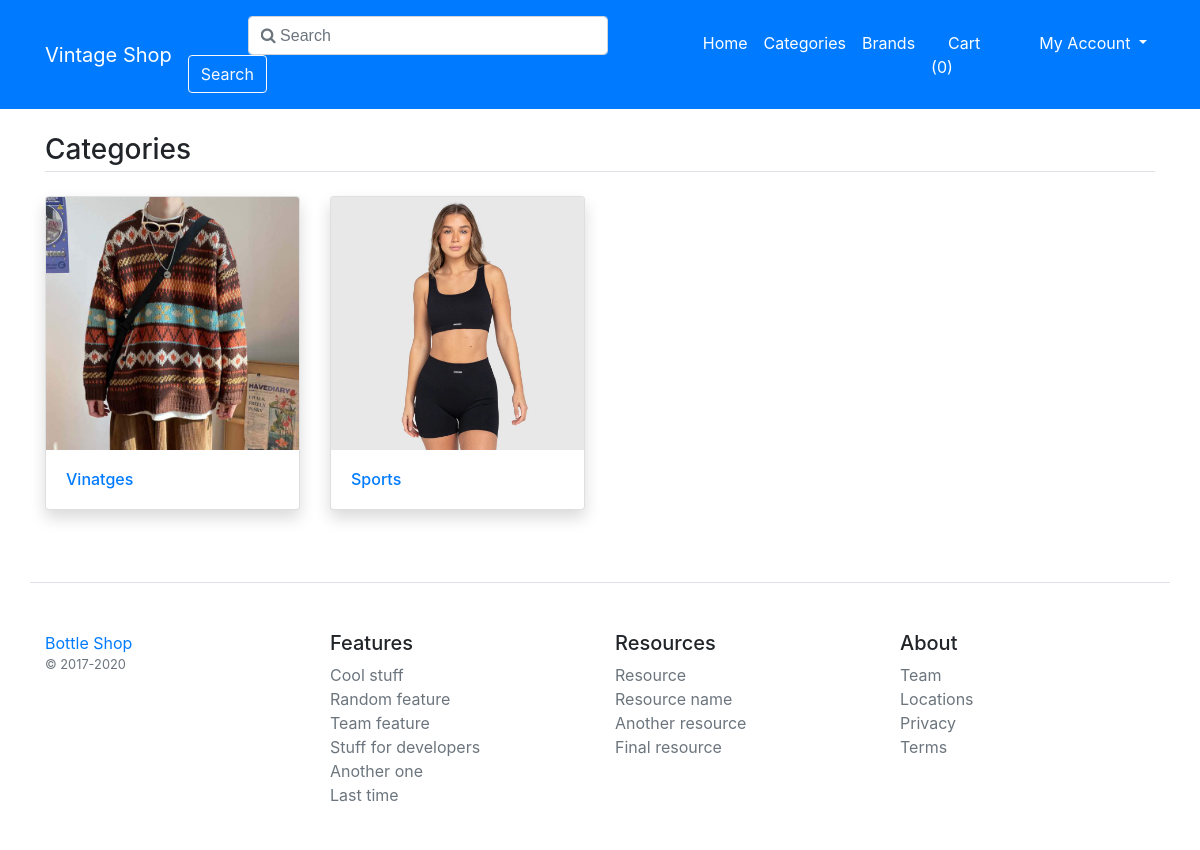
Screenshot of /category-list with the database file from the repository.
### main/models.py (models this page shows, shortened)
class Category(models.Model):
    title = models.CharField(max_length=250)
    image = models.ImageField(upload_to="cat_imgs/")
    class Meta:
        verbose_name_plural= '02. Categories'

### main/views.py (the view)
# urls.py: path('category-list', views.category_list, name='category-list'),
def category_list(request):
    data = Category.objects.all().order_by('-id')
    return render(request, 'category_list.html', {'data':data})

### main/template_context.py (called while the page is built)
def get_filters(request):
    cats    = Product.objects.distinct().values('category__title', 'category__id')
    brands  = Product.objects.distinct().values('brand__title', 'brand__id')
    colors  = ProductAttribute.objects.distinct().values('color__title', 'color__id', 'color__color_code')
    sizes   = ProductAttribute.objects.distinct().values('size__title', 'size__id')
    minMaxPrice = ProductAttribute.objects.aggregate(Min('price'), Max('price'))
    data    =   {
                    'cats':cats,
                    'brands':brands,
                    'colors':colors,
                    'sizes':sizes,
                    'minMaxPrice': minMaxPrice,
                }
    return data

### main/templates/category_list.html
{% extends "base.html" %}
{% load static %}
{% block content %}
<main class="container my-4">
	<h3 class="my-4 border-bottom pb-1">Categories</h3>
	<div class="row">
		{% if data %}
			{% for cat in data %}
				<div class="col-md-3 mb-4">
					<div class="card shadow">
						<a href="/category-product-list/{{cat.id}}"><img src="{{ cat.image.url }}" class="card-img-top" alt="..."></a>
						<div class="card-body">
							<h6 class="card-text"><a href="/category-product-list/{{cat.id}}">{{ cat.title }}</a></h6>
						</div>
					</div>
				</div>
			{% endfor %}
		{% endif %}
	</div>
</main>
{% endblock content %}

### main/templates/base.html (shortened to what this page needs)
{% load static %}
<!DOCTYPE html>
<html>
<head>
  <link href="https://cdnjs.cloudflare.com/ajax/libs/font-awesome/4.7.0/css/font-awesome.min.css" rel="stylesheet"/>
	<link rel="stylesheet" type="text/css" href="{% static 'fontawesome-free/css/all.min.css' %}" />
	<link rel="stylesheet" type="text/css" href="{% static 'bs4/bootstrap.min.css' %}" />
	<link rel="stylesheet" type="text/css" href="{% static 'custom.css' %}" />
</head>
<body>
	<nav class="navbar navbar-expand-lg navbar-dark py-3 bg-primary">
		<div class="container">
		  <a class="navbar-brand" href="/">Vintage Shop</a>
		  <div class="collapse navbar-collapse" id="navbarNav">
        <form class="form-inline my-2 my-lg-0" action="/search">
          <input name="q" class="form-control mr-sm-2" style="width: 360px; margin-left: 60px; height: 39px; font-family: 'Arial', 'FontAwesome';" type="text" placeholder="&#xf002; Search" aria-label="Search">
          <button class="btn btn-outline-light my-2 my-sm-0 sss" type="submit">Search</button>
        </form>
		    <ul class="navbar-nav ml-auto">
		      <li class="nav-item">
		        <a class="nav-link text-white" href="/">Home</a>
		      </li>
		      <li class="nav-item">
		        <a class="nav-link text-white" href="{% url 'category-list' %}">Categories</a>
		      </li>
		      <li class="nav-item">
		        <a class="nav-link text-white" href="{% url 'brand-list' %}">Brands</a>
		      </li>
		      <li class="nav-item">
		        <a class="nav-link text-white" href="{% url 'cart' %}"><i class="fa fa-shopping-cart"></i> Cart (<span class="totalitems">{{request.session.cartdata|length}}</span>)</a>
		      </li>
          <li class="nav-item dropdown">
            <a class="nav-link text-white dropdown-toggle" href="#" role="button" data-toggle="dropdown" aria-expanded="false">
              <i class="fa fa-user"></i> My Account
            </a>
          </li>
		    </ul>
		  </div>
		</div>
	</nav>
{% block content %}
{% endblock %}
<footer class="pt-4 my-md-5 pt-md-5 border-top container">
    <div class="row">
      <div class="col-12 col-md">
        <a href="#">Bottle Shop</a>
        <small class="d-block mb-3 text-muted">&copy; 2017-2020</small>
      </div>
      <div class="col-6 col-md">
        <h5>Features</h5>
        <ul class="list-unstyled text-small">
          <li><a class="text-muted" href="#">Cool stuff</a></li>
          <li><a class="text-muted" href="#">Random feature</a></li>
          <li><a class="text-muted" href="#">Team feature</a></li>
          <li><a class="text-muted" href="#">Stuff for developers</a></li>
          <li><a class="text-muted" href="#">Another one</a></li>
          <li><a class="text-muted" href="#">Last time</a></li>
        </ul>
      </div>
      <div class="col-6 col-md">
        <h5>Resources</h5>
        <ul class="list-unstyled text-small">
          <li><a class="text-muted" href="#">Resource</a></li>
          <li><a class="text-muted" href="#">Resource name</a></li>
          <li><a class="text-muted" href="#">Another resource</a></li>
          <li><a class="text-muted" href="#">Final resource</a></li>
        </ul>
      </div>
      <div class="col-6 col-md">
        <h5>About</h5>
        <ul class="list-unstyled text-small">
          <li><a class="text-muted" href="#">Team</a></li>
          <li><a class="text-muted" href="#">Locations</a></li>
          <li><a class="text-muted" href="#">Privacy</a></li>
          <li><a class="text-muted" href="#">Terms</a></li>
        </ul>
      </div>
    </div>
  </footer>
</body>
</html>

### rows the page displays
Category: image (picture), title "Vinatges"
Category: image (picture), title "Sports"

### other values shown
{{ request.session.cartdata|length }} "0"
